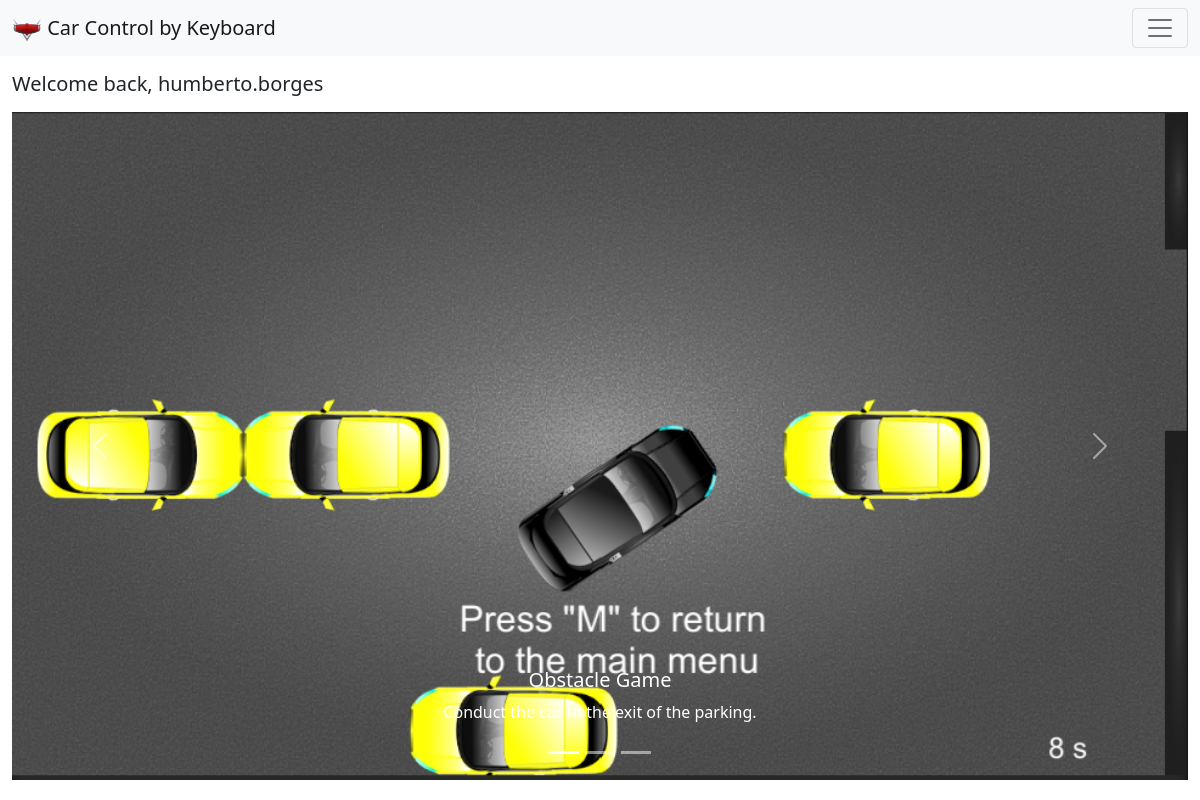
The app's page /dashboard (signed in) with its own data.
### carcontrollerserver/models.py (models this page shows)
class Ads(models.Model):
    title = models.CharField(max_length=50, blank=True)
    description = models.CharField(max_length=255, blank=True)
    picture = models.ImageField(upload_to='ads/', blank=True)

### carcontrollerserver/views/general.py (the view)
# urls.py: path('dashboard', general.dashboard, name='dashboard'),
def dashboard(request):
    ads = Ads.objects.filter()
    print("ads: "+str(ads))
    return render(request, 'index.html', {'ads': ads})

### application/templates/index.html (shortened to what this page needs)
{% extends 'base.html' %}
{% load static %}
{% block content %}
<section class="container-fluid">
    {% if user.is_authenticated %}
        <h5 class="mb-3">Welcome back, {{ user.username }}</h5>
    {% endif %}
    <div id="carouselExampleCaptions" class="carousel slide" data-bs-ride="carousel">
        <div class="carousel-indicators">
            {% for ad in ads %}
                {% if forloop.counter ==  1 %}
                    <button type="button" data-bs-target="#carouselExampleCaptions" data-bs-slide-to="{{forloop.counter0}}" class="active" aria-current="true" aria-label="{{forloop.counter}}"></button>
                {% else %}
                    <button type="button" data-bs-target="#carouselExampleCaptions" data-bs-slide-to="{{forloop.counter0}}" aria-label="{{forloop.counter}}"></button>
                {% endif %}
            {% endfor %}
        </div>
        <div class="carousel-inner">
            {% for ad in ads %}
                {% if forloop.counter ==  1 %}
                <div class="carousel-item active">
                    <img src="{{ad.picture.url}}" class="d-block w-100" alt="...">
                    <div class="carousel-caption d-none d-md-block">
                        <h5>{{ ad.title }}</h5>
                        <p>{{ ad.description }}</p>
                    </div>
                </div>
                {% endif %}
            {% endfor %}
        </div>
        <button class="carousel-control-prev" type="button" data-bs-target="#carouselExampleCaptions" data-bs-slide="prev">
            <span class="carousel-control-prev-icon" aria-hidden="true"></span>
        </button>
        <button class="carousel-control-next" type="button" data-bs-target="#carouselExampleCaptions" data-bs-slide="next">
            <span class="carousel-control-next-icon" aria-hidden="true"></span>
        </button>
    </div>
</section>
{% endblock %}

### records on screen
Ads: picture (picture), title "Obstacle Game", description "Conduct the car to the exit of the parking."

### other values on screen
{{ user.username }} "humberto.borges"
